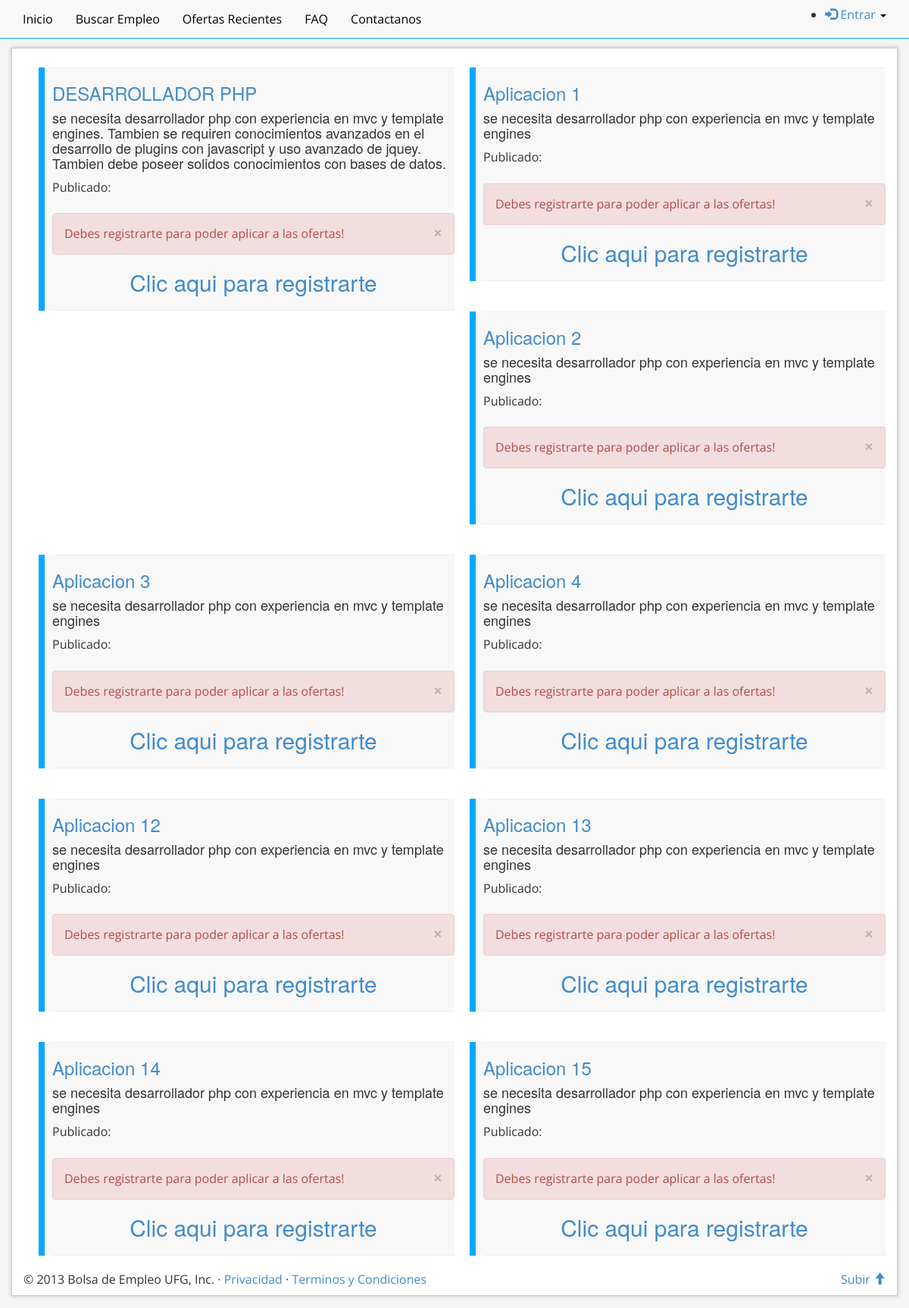
The app's page /Ofertas.php, older data.
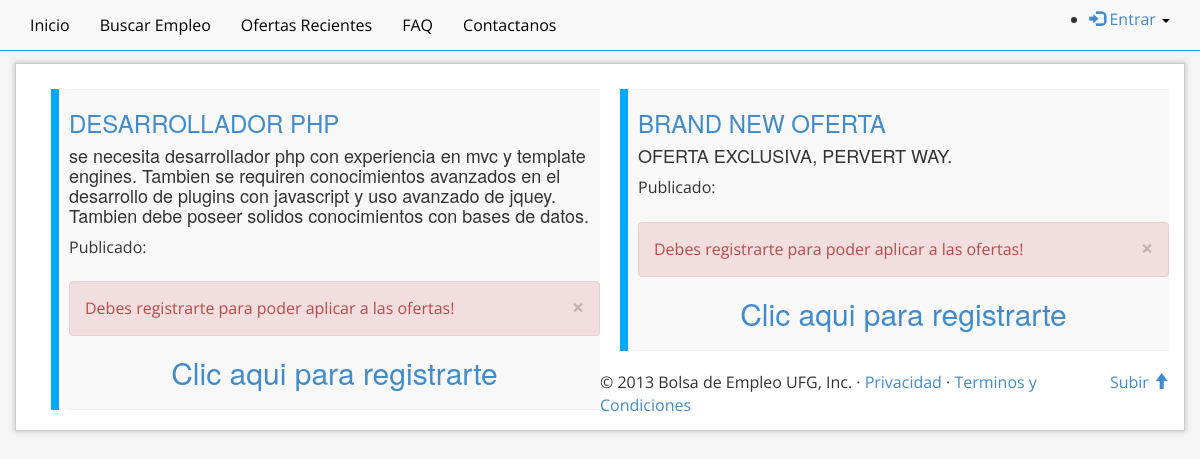
The same page, newer data.
### tables this page shows
CREATE TABLE `ofertas` (
  `cod_oferta` int(20) NOT NULL AUTO_INCREMENT,
  `cod_em` int(20) DEFAULT NULL,
  `titulo_of` varchar(120) DEFAULT NULL,
  `descripcion_of` varchar(250) DEFAULT NULL,
  `area_of` int(11) DEFAULT NULL,
  `cargo_of` varchar(20) DEFAULT NULL,
  `vacantes_of` int(11) DEFAULT NULL,
  `contratacion_of` varchar(20) DEFAULT NULL,
  `anoexp_ofetas` int(11) DEFAULT NULL,
  `edad` int(10) DEFAULT NULL,
  `genero_of` varchar(20) DEFAULT NULL,
  `vehiculo_ofetas` varchar(20) DEFAULT NULL,
  `salariomax_of` decimal(30,0) DEFAULT NULL,
  `salariomin_of` decimal(30,0) DEFAULT NULL,
  `departamento_of` varchar(20) DEFAULT NULL,
  `experiencia` varchar(20) DEFAULT NULL,
  `tituloen_of` varchar(20) DEFAULT NULL,
  `nivel_of` varchar(20) DEFAULT NULL,
  `disponible_of` int(1) DEFAULT '0',
  `aprovacion_of` int(1) DEFAULT '0',
  `fecha_of` datetime DEFAULT NULL,
  `fechaFin_of` datetime DEFAULT NULL,
  PRIMARY KEY (`cod_oferta`) USING BTREE,
  UNIQUE KEY `cod_oferta_UNIQUE` (`cod_oferta`)
);

### Ofertas.php (the view, shortened to what this page needs)
<!DOCTYPE html>
<html lang="es">
    <head>
        <link rel="stylesheet" href="assets/css/bootstrap.css">
        <link rel="stylesheet" href="assets/css/normalize.css">
        <link rel="stylesheet" href="assets/css/jqueryUI.css">
        <link rel="stylesheet" href="assets/css/oferta.css">
        <link rel="stylesheet" href="validacionStyle.css">
    </head>
    <body>
        <div id="header" class="navbar navbar-default navbar-static-top">
            <?php include_once 'layout/header.php'; ?>
        </div>
        <div id="contenedor" class="container">
            <?php
            $result = mysql_query("SELECT * FROM `ofertas` where aprovacion_of=1") or trigger_error(mysql_error());
            while ($row = mysql_fetch_array($result)) {
                foreach ($row AS $key => $value) {
                    $row[$key] = stripslashes($value);
                }
                ?>
                <div class="oferta">
                    <div class="sub">
                        <hr class="featurette-divider">
                        <h3><a href="#"><?php echo nl2br($row['titulo_of']) ?></a></h3>
                        <h4><?php echo nl2br($row['descripcion_of']) ?></h4>
                        <h4><?php $fecha_ago = ($row['fecha_of']) ?></h4>
                        <?php echo "Publicado: <span id='timeagos' data-livestamp='$fecha_ago'></span><br>" ?>
                        <br>
                        <?php
                        $cod_oferta = $row['cod_oferta'];
                        $_usuario = $_SESSION['estudiante'];
                        if ($_usuario != "") {
                            echo "<a href=detallesOferta.php?id=$cod_oferta class='btn btn-success btn-sm'>Ver Informacion</a>";
                        } else {
                            echo "<div class='alert alert-danger'>Debes registrarte para poder aplicar a las ofertas!";
                            echo " <button type='button' class='close' data-dismiss='alert' aria-hidden='true'>&times;</button> </div>";
                            echo "<h2><a href='RegistroUsuario.php'>Clic aqui para registrarte</a></h2>";
                        }
                        ?>
                        <hr class="featurette-divider">
                    </div>
                </div>
                <?php
            }
            ?>
            <footer>
                <p class="pull-right"><a href="#">Subir <span class="glyphicon glyphicon-arrow-up"></span></a></p>
                <p>&copy; 2013 Bolsa de Empleo UFG, Inc. &middot; <a href="#">Privacidad</a> &middot; <a href="#">Terminos y Condiciones</a></p>
            </footer>
        </div>
    </body>
</html>

Row changes from the older to the newer data that the page shows:
removed ofertas: titulo_of "Aplicacion 1", descripcion_of "se necesita desarrollador php con experiencia en mvc y template engines"
removed ofertas: titulo_of "Aplicacion 2", descripcion_of "se necesita desarrollador php con experiencia en mvc y template engines"
removed ofertas: titulo_of "Aplicacion 3", descripcion_of "se necesita desarrollador php con experiencia en mvc y template engines"
removed ofertas: titulo_of "Aplicacion 4", descripcion_of "se necesita desarrollador php con experiencia en mvc y template engines"
removed ofertas: titulo_of "Aplicacion 12", descripcion_of "se necesita desarrollador php con experiencia en mvc y template engines"
removed ofertas: titulo_of "Aplicacion 13", descripcion_of "se necesita desarrollador php con experiencia en mvc y template engines"
no longer on this page (row edited): ofertas: titulo_of "Aplicacion 14", descripcion_of "se necesita desarrollador php con experiencia en mvc y template engines"
no longer on this page (row edited): ofertas: titulo_of "Aplicacion 15", descripcion_of "se necesita desarrollador php con experiencia en mvc y template engines"
added ofertas: titulo_of "BRAND NEW OFERTA", descripcion_of "OFERTA EXCLUSIVA, PERVERT WAY."
